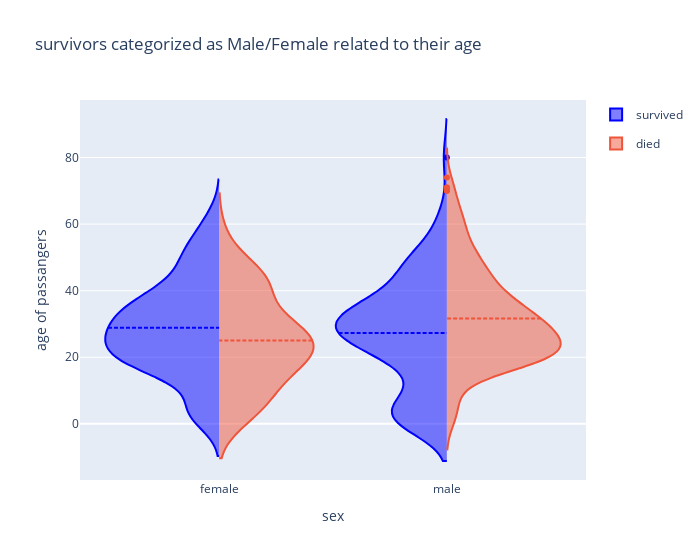

Notebook source saved alongside this figure:
### Code cell
# survival by age of passangers
fig = go.Figure()
fig.add_trace(go.Violin(x=df['sex'][df['survived']==1], y=df['age'][df['survived']==1],
                         name='survived', side='negative', legendgroup='survived', scalegroup='survived', line_color='blue'))
fig.add_trace(go.Violin(x=df['sex'][df['died']==1], y=df['age'][df['died']==1],
                         name='died', side='positive', legendgroup='died', scalegroup='died', line_color='dark orange'))
fig.update_traces(meanline_visible=True, width=1)
fig.update_layout(violingap=0, violinmode='overlay', width=700, title_text='survivors categorized as Male/Female related to their age', xaxis_title_text='sex', yaxis_title_text='age of passangers')
fig.show()

### Figure 1 — Plotly figure (JSON) as saved in the notebook; plotly's stock layout.template omitted (floating-point values rounded to 4 significant figures; data arrays with more than 128 entries replaced by an {"elided": "..."} marker saying what was removed)
{"data": [{"legendgroup": "survived", "line": {"color": "blue"}, "meanline": {"visible": true}, "name": "survived", "scalegroup": "survived", "side": "negative", "type": "violin", "width": 1, "x": {"elided": "342 str values"}, "y": {"elided": "342 float values"}}, {"legendgroup": "died", "line": {"color": "dark orange"}, "meanline": {"visible": true}, "name": "died", "scalegroup": "died", "side": "positive", "type": "violin", "width": 1, "x": {"elided": "549 str values"}, "y": {"elided": "549 float values"}}], "layout": {"title": {"text": "survivors categorized as Male/Female related to their age"}, "violingap": 0, "violinmode": "overlay", "width": 700, "xaxis": {"title": {"text": "sex"}}, "yaxis": {"title": {"text": "age of passangers"}}}}
